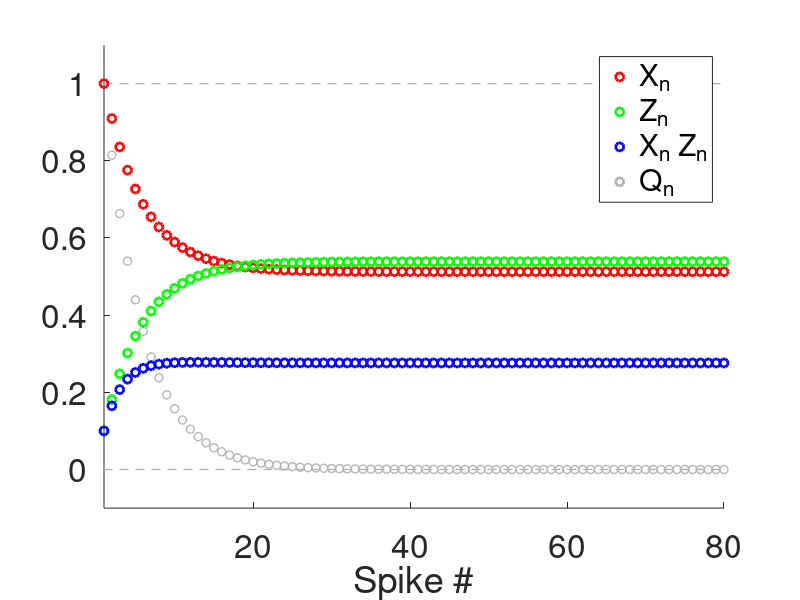
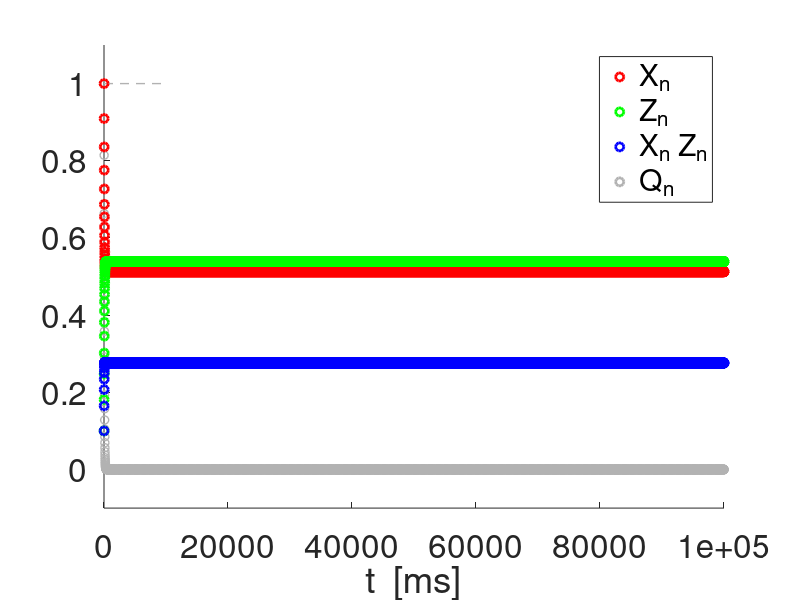
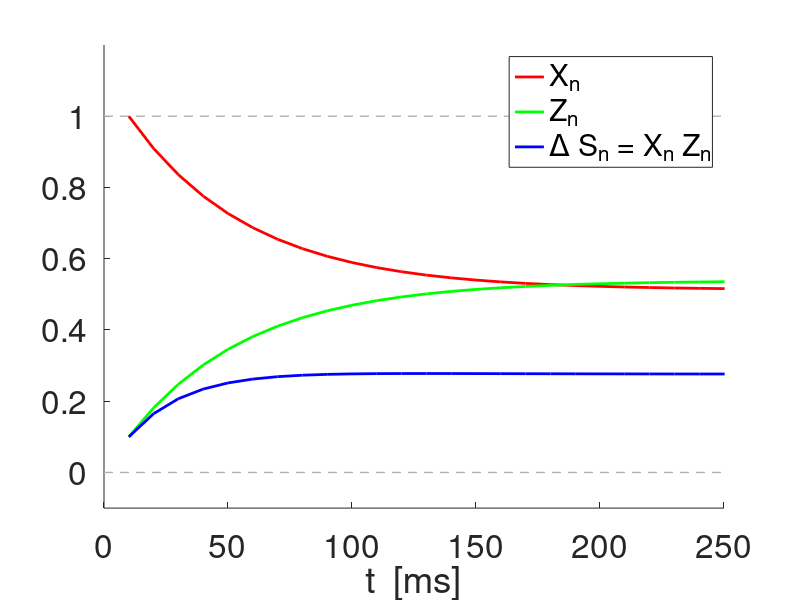

MATLAB code to generate these figures, in order:
% 2021-04-05

% DA model: evolution governed by the solution to the difference equations
% given by
% 
% Xn = Xss + Q(adep,taudep)^(n-1) (X1-Xss)
%
% Zn = Zss = Q(afac,taufac)^(n-1) (Z1-Zss)
%
% Q(astd,taustd) = (1-astd)*exp(-Deltaspk/taustd)
%
% Analysis of the dynamics of Q(astd,taustd)
%
% DA: Dayan & Abbott (2001)
%

clearvars;
close all;

lightblueish = [.4 .6 .9];
lightcoral = [0.94 0.5 0.5];
lightsalmon = [0.9 0.5 0.4];
mediumacquamarine = [0.4 0.8 0.6];
lightgray = [.7 .7 .7];
darkgray = [.3 .3 .3];
darkgray2 = [.1 .1 .1];


% Functions

Q=@(a,tau,Delta) (1-a).*exp(-Delta/tau);
Xbar=@(a,tau,Delta,Xinf) (1-exp(-Delta/tau))*Xinf./(1-(1-a).*exp(-Delta/tau));
Zbar=@(a,tau,Delta,Zinf) ((1-exp(-Delta/tau))*(1-a)*Zinf+a)./(1-(1-a).*exp(-Delta/tau));

% Parameters

% Reference parameter values:
%
% adep = 0.1;
% afac = 0.1;
Xinf = 1;
Zinf = 0;

astp = 0.1;
taustp = 100;

SpkFreqin = 100;
SpkPerin = 1000/SpkFreqin;
Deltaspk = SpkPerin;


Nspk = 10000;
nvec = 1:1:Nspk;
Qn = Q(astp,taustp,Deltaspk).^(nvec-1);

% figure
% hold on
% plot(nvec,Qn,'o','Color',lightgray,'linewidth',2);
% axis([1 Nspk -0.1 1.1]);
% set(gca,'fontsize',24);
% xlabel('Spike #');

Xn = Xbar(astp,taustp,Deltaspk,Xinf)*(1-Qn)+Qn*1; 
Zn = Zbar(astp,taustp,Deltaspk,Zinf)*(1-Qn)+Qn*astp; 

figure
hold on
plot(-100,-100,'or','linewidth',2);
plot(-100,-100,'og','linewidth',2);
plot(-100,-100,'ob','linewidth',2);
plot(-100,-100,'o','Color',lightgray','linewidth',2);
plot([0 Nspk],[0 0],'--','Color',lightgray','linewidth',1);
plot([0 Nspk],[1 1],'--','Color',lightgray','linewidth',1);
plot(nvec,Qn,'o','Color',lightgray,'linewidth',1);
plot(nvec,Xn,'or','linewidth',2);
plot(nvec,Zn,'og','linewidth',2);
plot(nvec,Xn.*Zn,'ob','linewidth',2);
axis([1 80 -0.1 1.1]);
set(gca,'fontsize',24);
xlabel('Spike #');
legend('X_n','Z_n','X_n Z_n','Q_n');

tvec = nvec*Deltaspk;

figure
hold on
plot(-100,-100,'or','linewidth',2);
plot(-100,-100,'og','linewidth',2);
plot(-100,-100,'ob','linewidth',2);
plot(-100,-100,'o','Color',lightgray','linewidth',2);
plot([0 Nspk],[0 0],'--','Color',lightgray','linewidth',1);
plot([0 Nspk],[1 1],'--','Color',lightgray','linewidth',1);
plot(tvec,Qn,'o','Color',lightgray,'linewidth',1);
plot(tvec,Xn,'or','linewidth',2);
plot(tvec,Zn,'og','linewidth',2);
plot(tvec,Xn.*Zn,'ob','linewidth',2);
axis([0 Nspk*Deltaspk -0.1 1.1]);
set(gca,'fontsize',24);
xlabel('t  [ms]');
legend('X_n','Z_n','X_n Z_n','Q_n');

figure
hold on
plot(-100,-100,'-r','linewidth',2);
plot(-100,-100,'-g','linewidth',2);
plot(-100,-100,'-b','linewidth',2);
plot(-100,-100,'o','Color',lightgray','linewidth',2);
plot([0 1000],[0 0],'--','Color',lightgray','linewidth',1);
plot([0 1000],[1 1],'--','Color',lightgray','linewidth',1);
plot(tvec,Xn,'-r','linewidth',2);
plot(tvec,Zn,'-g','linewidth',2);
plot(tvec,Xn.*Zn,'-b','linewidth',2);
axis([0 250 -0.1 1.2]);
set(gca,'fontsize',24);
xlabel('t  [ms]');
legend('X_n','Z_n','\Delta S_n = X_n Z_n');




% Time scale for Q (time it takes for Q to decrease from Q=1 to Q = 0.37)
% sgma

alpha = 0.37;
sgma = log(alpha)/log(Q(astp,taustp,Deltaspk));


% Time scales for Xn and Zn (time it takes for Xn and  Zn to decrease from
% X1 and Z1 to X1*0.37 and Z1*0.37, respectively
% sgmad and sgmaf

adep = astp;
afac = astp;
taudep = taustp;
taufac = taustp;

sgmad = log(alpha)/log(Q(adep,taudep,Deltaspk));

% log((alpha*Xn(1)-Xbar(adep,taudep,Deltaspk,Xinf))/(Xn(1)-Xbar(adep,taudep,Deltaspk,Xinf)))/log(Q(adep,taudep,Deltaspk));
% sgmadf= log((alpha*Zn(1)-Zbar(afac,taufac,Deltaspk,Zinf))/(Zn(1)-Zbar(afac,taufac,Deltaspk,Zinf)))/log(Q(afac,taufac,Deltaspk));


% % Continuous version
% 
% x = 1:0.01:Nspk;
% Qx = Q(astp,taustp,Deltaspk).^(x-1);
% Qx1 = Qx.*log(Q(astp,taustp,Deltaspk));
% 
% plot(x,Qx,'-r','linewidth',2);
% plot(x,Qx1,'-g','linewidth',2);









